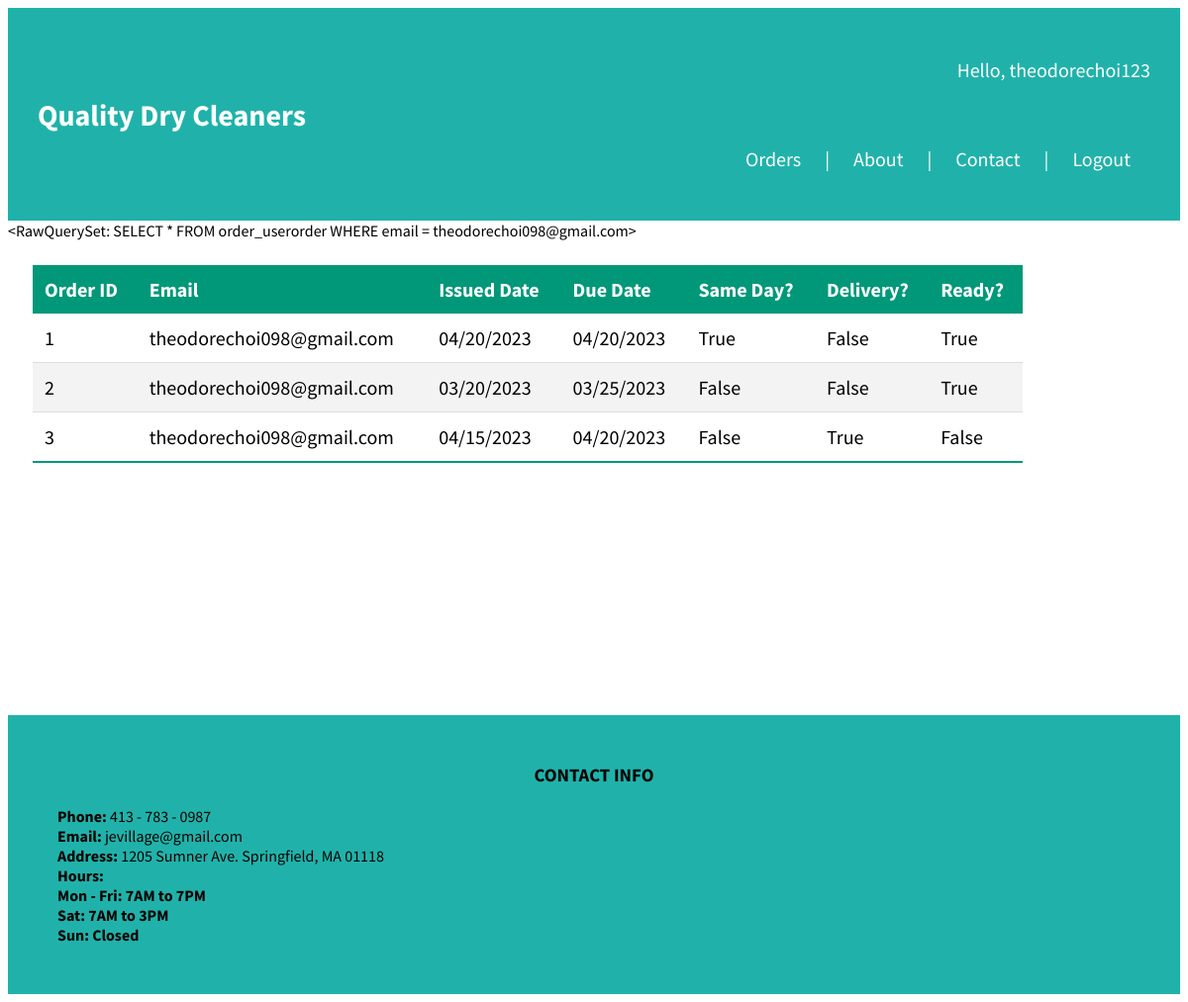
Screenshot of /order/ (signed in) with the database file from the repository.
### account/models.py (models this page shows, shortened)
class Account(AbstractBaseUser):
	email 					= models.EmailField(verbose_name='email', max_length=60, unique=True)
	first_name				= models.CharField(max_length=30)
	last_name				= models.CharField(max_length=30)
	username 				= models.CharField(max_length=30, unique=True)
	date_joined				= models.DateTimeField(verbose_name='date joined', auto_now_add=True)
	last_login 				= models.DateTimeField(verbose_name='last login', auto_now=True)
	is_admin 				= models.BooleanField(default=False)
	is_active 				= models.BooleanField(default=True)
	is_staff 				= models.BooleanField(default=False)
	is_superuser 			= models.BooleanField(default=False)
	USERNAME_FIELD = 'email' #This is how you login to the website (using email)
	REQUIRED_FIELDS = ['username', 'first_name', 'last_name',]
	objects = MyAccountManager()

### order/models.py (models this page shows, shortened)
class UserOrder(models.Model):
	orderID = models.BigAutoField(primary_key=True, default=0000)
	email = models.TextField()
	issuedDate = models.TextField()
	dueDate = models.TextField()
	isSameDay = models.BooleanField()
	isDelivery = models.BooleanField()
	isReady = models.BooleanField()

### order/views.py (the view)
# urls.py: path('order/', OrderView, name="order"),
def OrderView(request):
	context = {}
	currentUserEmail = request.user.email
	context['order'] = UserOrder.objects.raw("SELECT * FROM order_userorder WHERE email = %s", [currentUserEmail])
	return render(request, 'order/order.html', context)

### order/templates/order/order.html
{% extends 'base.html' %}
{% block content %}
<div class="orders">
	{{order}}
	<div>
		<table class="content-table">
			<thead>
				<tr>
					<th>Order ID</th>
					<th>Email</th>
					<th>Issued Date</th>
					<th>Due Date</th>
					<th>Same Day?</th>
					<th>Delivery?</th>
					<th>Ready?</th>
				</tr>
			</thead>
			<tbody>
				{% for i in order %}
				<tr>
					<td><a href="{% url 'orderDetail' i.orderID %}">{{ i.orderID }}</a></td>
					<td>{{ i.email }}</td>
					<td>{{ i.issuedDate }}</td>
					<td>{{ i.dueDate }}</td>
					<td>{{ i.isSameDay }}</td>
					<td>{{ i.isDelivery }}</td>
					<td>{{ i.isReady }}</td>
				</tr>
				{% endfor %}
			</tbody>
		</table>
	</div>
</div>
{% endblock content %}

### templates/base.html (shortened to what this page needs)
<!DOCTYPE html>
{% load static %}
<html>
<head>
	<link rel="stylesheet" type= "text/css" href="{% static 'css/style.css' %}">
	<div class="header">
		<nav>
			<h1><a id="company_name" href="{% url 'home' %}">Quality Dry Cleaners</a></h1>
			<div class="links">
				{% if request.user.is_authenticated %}
					<p class="username_greeting">Hello, {{request.user.username}}</p> <br>
					<p><a id="small_buttons" href="{% url 'order' %}">Orders</a> | <a id="small_buttons" href="{% url 'home' %}#about">About</a> | <a id="small_buttons" href="#contact">Contact</a> | <a id="small_buttons" href="{% url 'logout' %}">Logout</a></p>
				{% else %}
					<p><a id="small_buttons" href="{% url 'home' %}#about">About</a> | <a id="small_buttons" href="#contact">Contact</a> | <a id="small_buttons" href="{% url 'register' %}">Register</a> | <a id="small_buttons" href="{% url 'login' %}">Login</a></p>
				{% endif %}
			</div>
		</nav>
	</div>
</head>
<body>
	{% block content %}
	{% endblock content %}
</body>
<footer>
	<div class="footer">
		<div id="contact">
			<h3 id="contact-title">
				CONTACT INFO
			</h3>
			<p id="contact-para">
				<b>Phone: </b>413 - 783 - 0987<br>
				<b>Email: </b>jevillage@gmail.com<br>
				<b>Address: </b>1205 Sumner Ave. Springfield, MA 01118<br>
				<b>Hours: </b><br>
				<b>Mon - Fri: 7AM to 7PM<br>
				Sat: 7AM to 3PM<br>
				Sun: Closed</b>
			</p>
		</div>
	</div>
</footer>
</html>

### static/css/style.css (style rules this page uses)
.header { padding: 30px; background: lightseagreen; color: white; font-size: 20px; }
#company_name { color: white; }
.orders { height: 500px; }
.content-table { border-collapse: collapse; color: black; margin: 25px; font-size: 20px; min-width: 1000px; }
.content-table thead tr { background-color: #009879; color: #ffffff; text-align: left; }
.content-table th, .content-table td { padding: 12px; }
.content-table tbody tr { border-bottom: 1px solid #dddddd; }
.content-table tbody tr:nth-of-type(even) { background-color: #f3f3f3; }
.content-table tbody tr:last-of-type { border-bottom: 2px solid #009879; }
* { font-family: 'Source Sans Pro', sans-serif; }
html { scroll-behavior: smooth; }
a { text-decoration: none; color: black; }
nav { display: flex; align-items: center; justify-content: space-between; }
.links { float: right; }
.username_greeting { text-align: end; color: white; }
#small_buttons { text-align: end; margin: 0px; padding: 20px; width: 500px; height: 100px; background-color: #20B2AA; color: white; border: none; }
.footer { padding: 30px; background-color: #20B2AA; color: black; scroll-behavior: smooth; }
#contact-title { font-weight: bold; text-align: center; }
#contact-para { text-align: left; margin: 20px; }

### rows the page displays
Account: user.username "theodorechoi123"
UserOrder: orderID "1", email "theodorechoi098@gmail.com", issuedDate "04/20/2023", dueDate "04/20/2023", isSameDay "True", isDelivery "False", isReady "True"
UserOrder: orderID "2", email "theodorechoi098@gmail.com", issuedDate "03/20/2023", dueDate "03/25/2023", isSameDay "False", isDelivery "False", isReady "True"
UserOrder: orderID "3", email "theodorechoi098@gmail.com", issuedDate "04/15/2023", dueDate "04/20/2023", isSameDay "False", isDelivery "True", isReady "False"

### other values shown
{{ order }} "<RawQuerySet: SELECT * FROM order_userorder WHERE email = theodorechoi098@gmail.com>"
